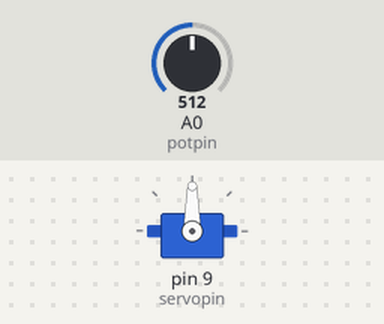
Recording of a sketch running on a simulated Arduino Uno, built with avr-gcc and run on an emulated ATmega328P. On the bench: servo. The test bench sets the inputs (shaded band); at power-on: A0 (potpin) = 512. What the sketch prints to the serial monitor is not drawn.

Above: at 1.2 s.
1.3 s: A0 (potpin) set to 716
At 2.5 s:
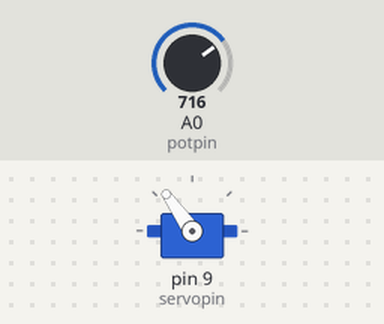
2.8 s: A0 (potpin) set to 900
At 3.9 s:
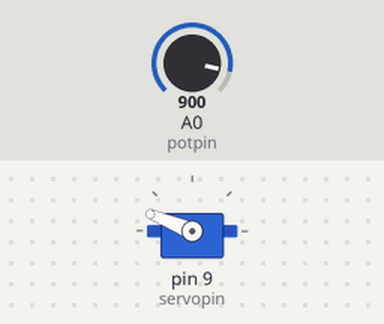
4.3 s: A0 (potpin) set to 1023
At 5.0 s:
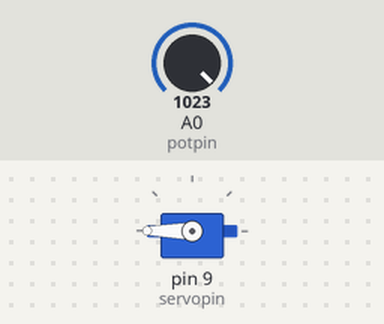
5.8 s: A0 (potpin) set to 306
At 6.2 s:
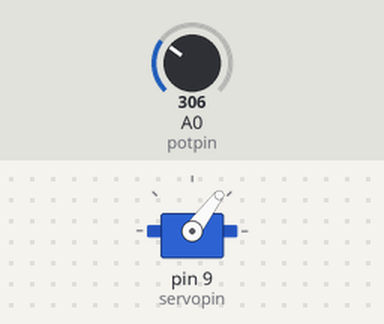
7.3 s: A0 (potpin) set to 122
At 8.5 s:
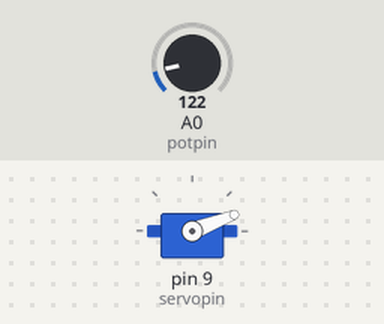
8.8 s: A0 (potpin) set to 0
At 9.5 s:
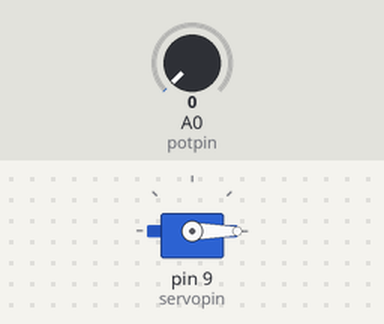
Timing chart, 0 to 11.3 s (numbered marks = the images above; inputs shaded):
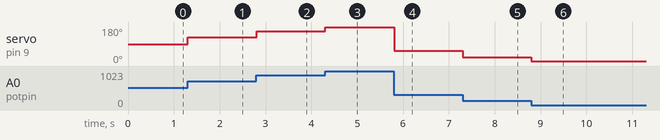

The sketch:

Program025servo_potentiometer_control.ino
```cpp
#include<Servo.h>
int servopin=9;
int servopos=0;;
Servo myservo;

int potpin=A0;
int potval;

void setup() {
  pinMode(potpin, INPUT);
  myservo.attach(servopin);
  myservo.write(servopos);
  Serial.begin(9600);
}

void loop() {
  potval=analogRead(potpin);
  servopos=(180.0/1023.0)*potval;
  myservo.write(servopos);
  Serial.println(servopos);
}
```

Measured:
- after the input at 1.3 s, servo on pin 9 (servopin): 90° → 125° at once
- after the input at 2.8 s, servo on pin 9 (servopin): 125° → 158° at once
- after the input at 4.3 s, servo on pin 9 (servopin): 158° → 180° at once
- after the input at 5.8 s, servo on pin 9 (servopin): 180° → 53° at once
- after the input at 7.3 s, servo on pin 9 (servopin): 53° → 21° at once
- after the input at 8.8 s, servo on pin 9 (servopin): 21° → 0° at once
